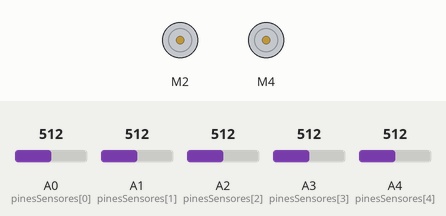
Recording of a sketch running on a simulated Arduino Uno, built with avr-gcc and run on an emulated ATmega328P. On the bench: 2 × DC motor (green arrow = forward, orange = backward, longer = faster). The inputs (shaded band) are chosen by the test bench; at power-on: A0 (pinesSensores[0]) = 512, A1 (pinesSensores[1]) = 512, A2 (pinesSensores[2]) = 512, A3 (pinesSensores[3]) = 512, A4 (pinesSensores[4]) = 512.

Above: at 1.2 s.
1.3 s: A0 (pinesSensores[0]) set to 685
2.8 s: A0 (pinesSensores[0]) set to 713
At 3.8 s:
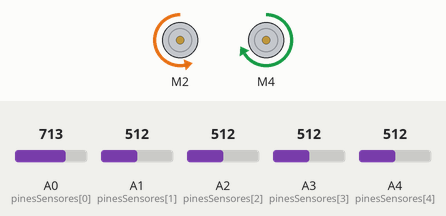
4.3 s: A1 (pinesSensores[1]) set to 684
5.8 s: A1 (pinesSensores[1]) set to 717
At 6.1 s:
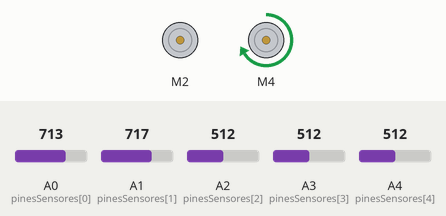
7.3 s: A2 (pinesSensores[2]) set to 693
8.8 s: A2 (pinesSensores[2]) set to 712
At 9.6 s:
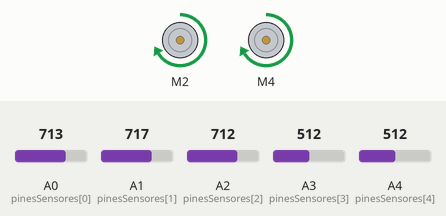
Timing chart, 0 to 11.3 s (numbered marks = the images above; inputs shaded):
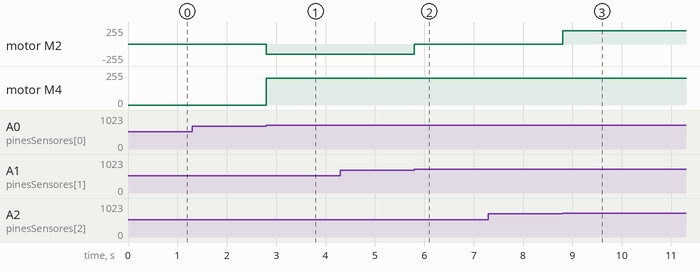

The sketch:

seguidor_linea_5_sensores_Giovanni.ino
```cpp
#include <AFMotor.h>

AF_DCMotor motorIzq(2, MOTOR12_64KHZ);
AF_DCMotor motorDer(4, MOTOR12_64KHZ);

#define NUM_SENSORES 5
int pinesSensores[NUM_SENSORES] = {A0, A1, A2, A3, A4};
int valoresSensores[NUM_SENSORES];
int umbral = 700;

void setup() {
  for (int i = 0; i < NUM_SENSORES; i++) {
    pinMode(pinesSensores[i], INPUT);
  }
}

void loop() {
  leerSensores();

  //All sensors detec then stop
  if( valoresSensores[0] > umbral && valoresSensores[1] > umbral && valoresSensores[2] > umbral && valoresSensores[3] > umbral && valoresSensores[4] > umbral){
    motorIzq.setSpeed(0);
    motorDer.setSpeed(0);
    motorIzq.run(RELEASE);
    motorDer.run(RELEASE);
    delay(1000);
    return;
  }
  else if (valoresSensores[4] > umbral) { // Sensor más derecho
    motorIzq.setSpeed(200);
    motorDer.setSpeed(150);
    motorIzq.run(FORWARD);
    motorDer.run(BACKWARD);
  } else if (valoresSensores[3] > umbral) { // Sensor derecho medio
    motorIzq.setSpeed(200);
    motorDer.setSpeed(0);
    motorIzq.run(FORWARD);
    motorDer.run(RELEASE);
  } else if (valoresSensores[2] > umbral) { // Sensor central
    motorIzq.setSpeed(200);
    motorDer.setSpeed(200);
    motorIzq.run(FORWARD);
    motorDer.run(FORWARD);
  } else if (valoresSensores[1] > umbral) { // Sensor izquierdo medio
    motorIzq.setSpeed(0);
    motorDer.setSpeed(200);
    motorIzq.run(RELEASE);
    motorDer.run(FORWARD);
  } else if (valoresSensores[0] > umbral) { // Sensor más izquierdo
    motorIzq.setSpeed(150);
    motorDer.setSpeed(200);
    motorIzq.run(BACKWARD);
    motorDer.run(FORWARD);
  } else { // Ningún sensor detecta la línea
    motorIzq.setSpeed(0);
    motorDer.setSpeed(0);
    motorIzq.run(RELEASE);
    motorDer.run(RELEASE);
  }
}

void leerSensores() {
  for (int i = 0; i < NUM_SENSORES; i++) {
    valoresSensores[i] = analogRead(pinesSensores[i]);
    Serial.println(valoresSensores[i]);
  }
}
```

Measured:
- the behaviour switches between 700 and 701 on A0 (pinesSensores[0]) (found by bisection; images 0 and 1)
- the behaviour switches between 700 and 701 on A1 (pinesSensores[1]) (found by bisection; images 1 and 2)
- the behaviour switches between 700 and 701 on A2 (pinesSensores[2]) (found by bisection; images 2 and 3)
- after the input at 1.3 s, every drawn part: stays the same
- after the input at 2.8 s, motor M2: stopped → backward 150/255 at once; motor M4: stopped → forward 200/255 at once
- after the input at 4.3 s, every drawn part: stays the same
- after the input at 5.8 s, motor M2: backward 150/255 → stopped at once
- after the input at 7.3 s, every drawn part: stays the same
- after the input at 8.8 s, motor M2: stopped → forward 200/255 at once
